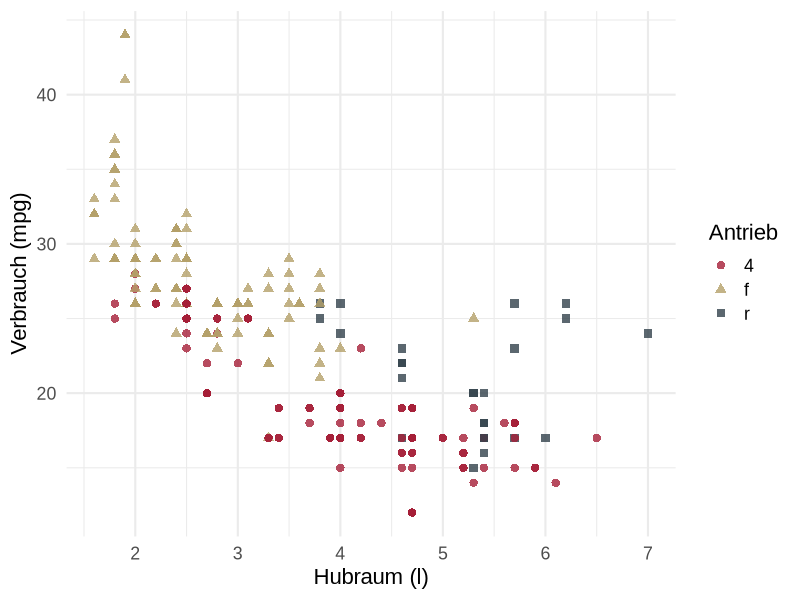

Generate this figure with R:
## ---- chunk 1
#| label: setup
#| include: false
library(ggplot2)

# Kategoriale Palette nach CD der Universität Tübingen, CVD-optimierte Reihenfolge.
# Ab 5 Gruppen zusätzlich Form oder Linientyp verwenden.
ut_palette <- c(
  karminrot = "#A51E37", mattgold = "#B4A069", anthrazit = "#32414B",
  blau = "#0069AA", hellblau = "#50AAC8", violett = "#AF6E96",
  ziegel = "#C8503C", ocker = "#D29600"
)
scale_colour_ut <- function(...) scale_colour_manual(values = unname(ut_palette), ...)
scale_fill_ut <- function(...) scale_fill_manual(values = unname(ut_palette), ...)
## ---- chunk 2
#| fig-width: 10
#| fig-height: 4.8
ggplot(mpg, aes(displ, hwy, colour = drv, shape = drv)) +
  geom_point(size = 2.5, alpha = 0.8) +
  scale_colour_ut() +
  labs(x = "Hubraum (l)", y = "Verbrauch (mpg)", colour = "Antrieb", shape = "Antrieb") +
  theme_minimal(base_size = 16, base_family = "Arial")
